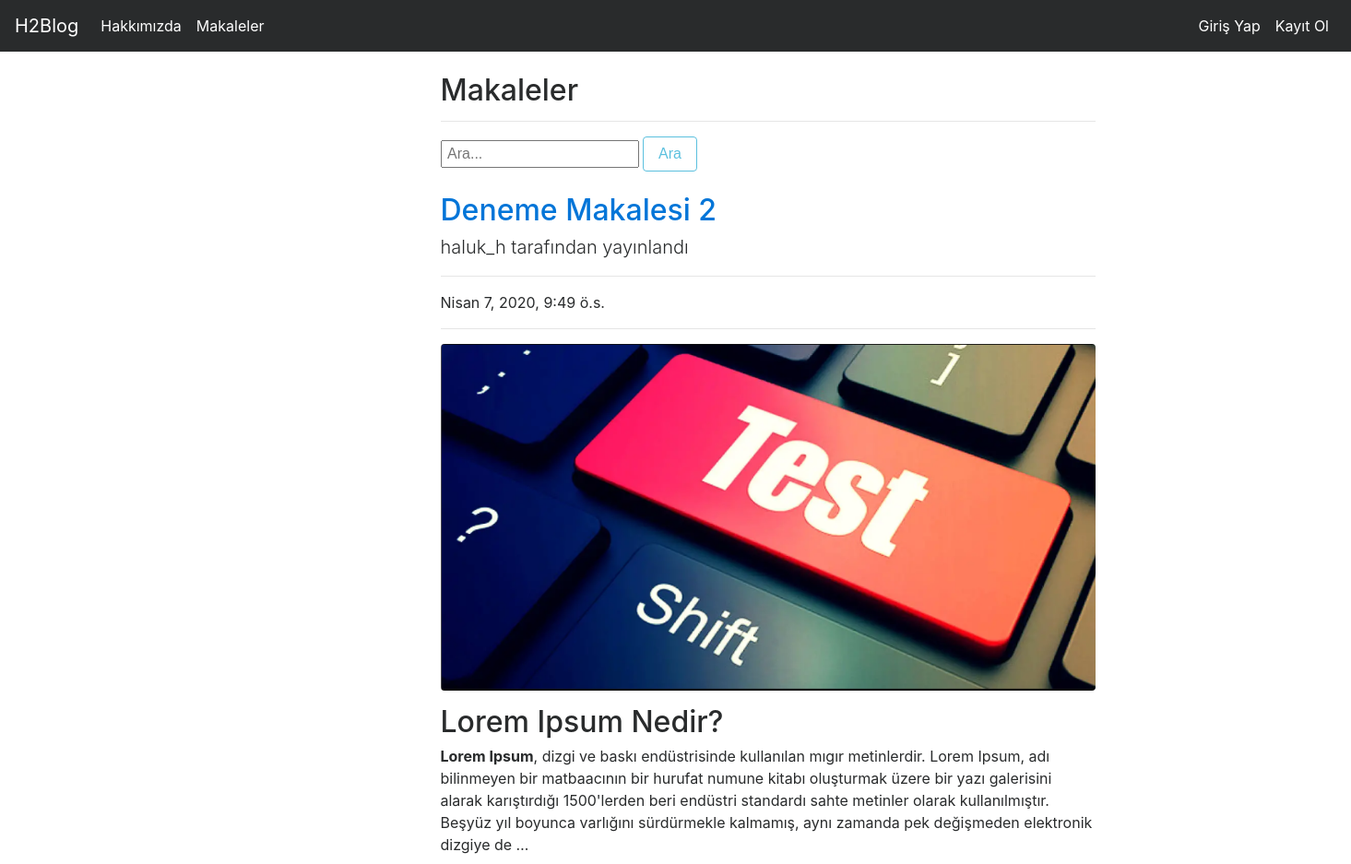
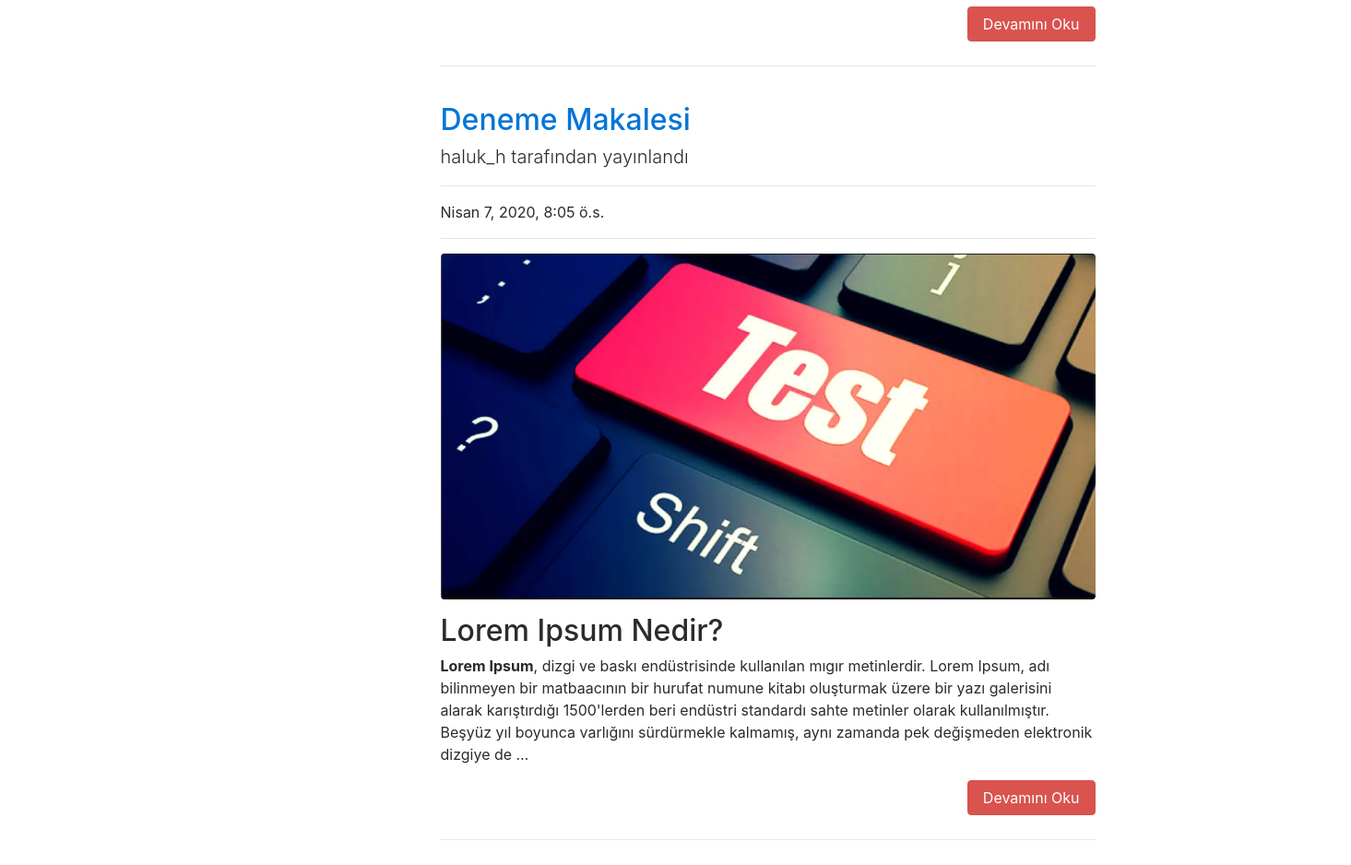
The app's page /articles/ with its own data (2 pictures, top to bottom).
### article/models.py (models this page shows, shortened)
class Article(models.Model):
    author = models.ForeignKey("auth.User",on_delete = models.CASCADE,verbose_name ="Yazar")
    title = models.CharField(max_length= 50,verbose_name ="Başlık")
    content = RichTextField()
    created_date = models.DateTimeField(auto_now_add=True,verbose_name ="Oluşturma Tarihi")
    article_image = models.FileField(blank = True,null = True,verbose_name="Makaleye Fotoğraf Ekleyin")
    class Meta:
        ordering = ['-created_date']

### article/views.py (the view)
# urls.py: path('articles/',include("article.urls")),
def articles(request):
    keyword = request.GET.get("keyword")
    if keyword:
        articles = Article.objects.filter(title__contains = keyword)
        return render(request,"articles.html",{"articles":articles})
    articles = Article.objects.all()
    return render(request,"articles.html",{"articles":articles})

### templates/articles.html (shortened to what this page needs)
{% extends "layout.html" %}
{% block body %}
<div class="row">
    <div class="col-md-12 offset-md-3">
        <div class="col-lg-8">
            <h2>Makaleler</h2>
            <hr>
        </div>
    </div>
</div>
<div class ="row">
    <div class="col-md-10 offset-md-3">
        <div class="col-lg-8">
            <form>
                <input type="text" name = "keyword" class="input-sm" maxlength="64" placeholder=" Ara...">
                <button type="submit" class="btn btn-outline-info">Ara</button>
            </form>
      </div>
    </div>
</div>
{% if articles %}
{% for article in articles  %}
<div class="row">
    <div class="col-md-12 offset-md-3">
    <div class="col-lg-8">
    <a href="{% url 'article:detail' article.id %}"><h2 class="mt-4">{{article.title}}</h2></a>
    <p class="lead">
        {{article.author.username}} tarafından yayınlandı
    </p>
    <hr>
    <p>{{article.created_date}}</p>
    <hr>
    {% if article.article_image %}
    <a href="{% url 'article:detail' article.id %}"><img class="img-fluid rounded" src="{{article.article_image.url}}" alt=""></a>
    {% endif %}
    <p class="lead">
        {{article.content|safe|truncatewords:50}}
    </p>
    <a style ="float : right;" href="{% url 'article:detail' article.id %}" class ="btn btn-danger">Devamını Oku</a>
    <br>
    <br>
    <hr>
    </div>
    </div>
</div>
{% endfor %}
{% endif %}
{% endblock body %}

### templates/layout.html (shortened to what this page needs)
<!DOCTYPE html>
{% load static %}
<html lang="en">
<head>
    <link rel="stylesheet" href="{% static 'css/bootstrap.min.css' %}">
</head>
<body>
        {% include "includes/navbar.html" %}
        <div style="margin-top: 80px; margin-bottom: 100px;" class="container">
            {% block body %}
            {% endblock body %}
        </div>
</body>
</html>

### templates/includes/navbar.html (shortened to what this page needs)
<nav class="navbar navbar-toggleable-md navbar-inverse fixed-top bg-inverse">
    <a class="navbar-brand" href="{% url 'index' %}">H2Blog</a>
  <div class="collapse navbar-collapse" id="navbarCollapse">
      <ul class="navbar-nav mr-auto">
        <li class="nav-item active">
          <a class="nav-link" href="{% url 'about'  %}">Hakkımızda</a>
        </li>
        <li class="nav-item active">
            <a class="nav-link" href="{% url 'article:articles'  %}">Makaleler</a>
        </li>
      </ul>
      <ul class="navbar-nav ml-auto">
        {% if request.user.is_authenticated %}
        <li class="nav-item active">
          <a class="nav-link" href="{% url 'article:dashboard'  %}">Kontrol Paneli</a>
        </li>
        <li class="nav-item active">
          <a class="nav-link" href="{% url 'user:logout'  %}">Çıkış Yap</a>
        </li>
        {% else %}
        <li class="nav-item active">
          <a class="nav-link" href="{% url 'user:login'  %}">Giriş Yap</a>
        </li>
        <li class="nav-item active">
          <a class="nav-link" href="{% url 'user:register'  %}">Kayıt Ol</a>
        </li>
        {% endif %}
        </ul>
    </div>
  </nav>

### records on screen
Article: title "Deneme Makalesi 2", author.username "haluk_h", created_date "Nisan 7, 2020, 9:49 ö.s.", article_image (picture), content "Lorem Ipsum Nedir? Lorem Ipsum , dizgi ve baskı endüstrisinde kullanılan mıgır metinlerdir. Lorem Ipsum, adı bilinmeyen bir matbaacının bir hurufat numune kitabı oluşturmak üzere bir yazı galerisini alarak karıştırdığı 1500'lerden beri endüstri standardı sahte metinler olarak kullanılmıştır. Beşyüz yıl boyunca varlığını sürdürmekle kalmamış, aynı zamanda pek değişmeden elektronik dizgiye de …"
Article: title "Deneme Makalesi", author.username "haluk_h", created_date "Nisan 7, 2020, 8:05 ö.s.", article_image (picture), content "Lorem Ipsum Nedir? Lorem Ipsum , dizgi ve baskı endüstrisinde kullanılan mıgır metinlerdir. Lorem Ipsum, adı bilinmeyen bir matbaacının bir hurufat numune kitabı oluşturmak üzere bir yazı galerisini alarak karıştırdığı 1500'lerden beri endüstri standardı sahte metinler olarak kullanılmıştır. Beşyüz yıl boyunca varlığını sürdürmekle kalmamış, aynı zamanda pek değişmeden elektronik dizgiye de …"
